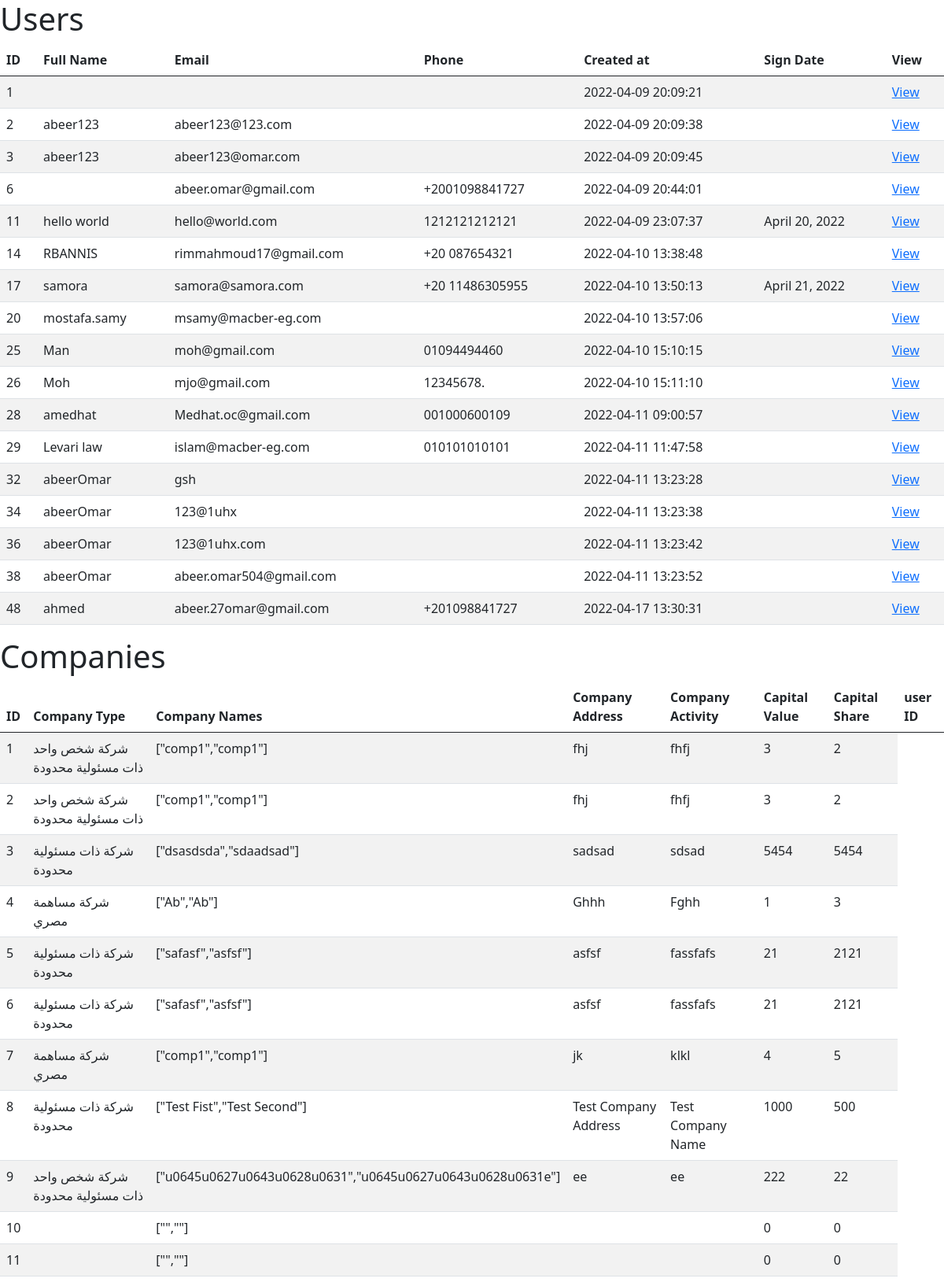
The app's page /adminpanel.php (upper part) with its own data.
### tables this page shows
CREATE TABLE `users` (
  `id` int(10) UNSIGNED NOT NULL,
  `name` varchar(255) NOT NULL,
  `email` varchar(255) NOT NULL,
  `phone` varchar(50) NOT NULL,
  `date` varchar(50) NOT NULL DEFAULT current_timestamp(),
  `signdate` varchar(50) DEFAULT NULL
);

CREATE TABLE `companies` (
  `id` int(10) UNSIGNED NOT NULL,
  `company_type` varchar(255) NOT NULL,
  `company_name` longtext NOT NULL CHECK (json_valid(`company_name`)),
  `company_address` varchar(255) DEFAULT NULL,
  `company_activity` varchar(255) DEFAULT NULL,
  `capital_value` int(11) NOT NULL,
  `capital_share` int(11) NOT NULL,
  `user_id` int(10) UNSIGNED NOT NULL
);

### adminpanel.php (the view, shortened to what this page needs)
<!DOCTYPE html>
<html lang="en">
<head>
    <link href="css/bootstrap.min.css" rel="stylesheet" >
</head>
<body>
<h1>Users</h1>
<table class = "table table-striped">
<thead>
    <tr >
        <th >ID</th>
        <th >Full Name</th>
        <th >Email</th>
        <th >Phone</th>
        <th >Created at</th>
        <th >Sign Date</th>
        <th >View</th>
    </tr>
</thead>
<tbody>
<?php
$database_instance = Database::getInstance();
$connection = $database_instance->getConnection();
$query = $connection->query("SELECT * FROM users");
while($row = mysqli_fetch_row($query)){
    echo "<tr>";
    echo "<td>".$row[0]."</td>";
    echo "<td>".$row[1]."</td>";
    echo "<td>".$row[2]."</td>";
    echo "<td>".$row[3]."</td>";
    echo "<td>".$row[4]."</td>";
    echo "<td>".$row[5]."</td>";
    echo "<td>"."<a href = 'show.php?id=".$row[0]."'".">View</a>"."</td>";
    echo "</tr>";
}
?>
</tbody>
<table class="table table-striped">
<thead>
    <tr>
        <th>ID</th>
        <th>Company Type</th>
        <th>Company Names</th>
        <th>Company Address</th>
        <th>Company Activity</th>
        <th>Capital Value</th>
        <th>Capital Share</th>
        <th>user ID</th>
    </tr>
</thead>
<tbody>
<h1>Companies</h1>
<?php
$query = $connection->query("SELECT * FROM companies");
while($row = mysqli_fetch_row($query)){
    echo "<tr>";
    echo "<td>".$row[0]."</td>";
    echo "<td>".$row[1]."</td>";
    echo "<td>".$row[2]."</td>";
    echo "<td>".$row[3]."</td>";
    echo "<td>".$row[4]."</td>";
    echo "<td>".$row[5]."</td>";
    echo "<td>".$row[6]."</td>";
    echo "</tr>";
}
?>
</tbody>
</table>

### records on screen
users: id "1", date "2022-04-09 20:09:21"
users: id "2", name "abeer123", email "abeer123@123.com", date "2022-04-09 20:09:38"
users: id "3", name "abeer123", email "abeer123@omar.com", date "2022-04-09 20:09:45"
users: id "6", email "abeer.omar@gmail.com", phone "+2001098841727", date "2022-04-09 20:44:01"
users: id "11", name "hello world", email "hello@world.com", phone "1212121212121", date "2022-04-09 23:07:37", signdate "April 20, 2022"
users: id "14", name "RBANNIS", email "rimmahmoud17@gmail.com", phone "+20 087654321", date "2022-04-10 13:38:48"
users: id "17", name "samora", email "samora@samora.com", phone "+20 11486305955", date "2022-04-10 13:50:13", signdate "April 21, 2022"
users: id "20", name "mostafa.samy", email "msamy@macber-eg.com", date "2022-04-10 13:57:06"
users: id "25", name "Man", email "moh@gmail.com", phone "01094494460", date "2022-04-10 15:10:15"
users: id "26", name "Moh", email "mjo@gmail.com", phone "12345678.", date "2022-04-10 15:11:10"
users: id "28", name "amedhat", email "Medhat.oc@gmail.com", phone "001000600109", date "2022-04-11 09:00:57"
users: id "29", name "Levari law", email "islam@macber-eg.com", phone "010101010101", date "2022-04-11 11:47:58"
users: id "32", name "abeerOmar", email "gsh", date "2022-04-11 13:23:28"
users: id "34", name "abeerOmar", email "123@1uhx", date "2022-04-11 13:23:38"
users: id "36", name "abeerOmar", email "123@1uhx.com", date "2022-04-11 13:23:42"
users: id "38", name "abeerOmar", email "abeer.omar504@gmail.com", date "2022-04-11 13:23:52"
users: id "48", name "ahmed", email "abeer.27omar@gmail.com", phone "+201098841727", date "2022-04-17 13:30:31"
companies: id "1", company_type "شركة شخص واحد ذات مسئولية محدودة", company_name "[\"comp1\",\"comp1\"]", company_address "fhj", company_activity "fhfj", capital_value "3", capital_share "2"
companies: id "2", company_type "شركة شخص واحد ذات مسئولية محدودة", company_name "[\"comp1\",\"comp1\"]", company_address "fhj", company_activity "fhfj", capital_value "3", capital_share "2"
companies: id "3", company_type "شركة ذات مسئولية محدودة", company_name "[\"dsasdsda\",\"sdaadsad\"]", company_address "sadsad", company_activity "sdsad", capital_value "5454", capital_share "5454"
companies: id "4", company_type "شركة مساهمة مصري", company_name "[\"Ab\",\"Ab\"]", company_address "Ghhh", company_activity "Fghh", capital_value "1", capital_share "3"
companies: id "5", company_type "شركة ذات مسئولية محدودة", company_name "[\"safasf\",\"asfsf\"]", company_address "asfsf", company_activity "fassfafs", capital_value "21", capital_share "2121"
companies: id "6", company_type "شركة ذات مسئولية محدودة", company_name "[\"safasf\",\"asfsf\"]", company_address "asfsf", company_activity "fassfafs", capital_value "21", capital_share "2121"
companies: id "7", company_type "شركة مساهمة مصري", company_name "[\"comp1\",\"comp1\"]", company_address "jk", company_activity "klkl", capital_value "4", capital_share "5"
companies: id "8", company_type "شركة ذات مسئولية محدودة", company_name "[\"Test Fist\",\"Test Second\"]", company_address "Test Company Address", company_activity "Test Company Name", capital_value "1000", capital_share "500"
companies: id "9", company_type "شركة شخص واحد ذات مسئولية محدودة", company_name "[\"u0645u0627u0643u0628u0631\",\"u0645u0627u0643u0628u0631e\"]", company_address "ee", company_activity "ee", capital_value "222", capital_share "22"
companies: id "10", company_name "[\"\",\"\"]", capital_value "0", capital_share "0"
companies: id "11", company_name "[\"\",\"\"]", capital_value "0", capital_share "0"
